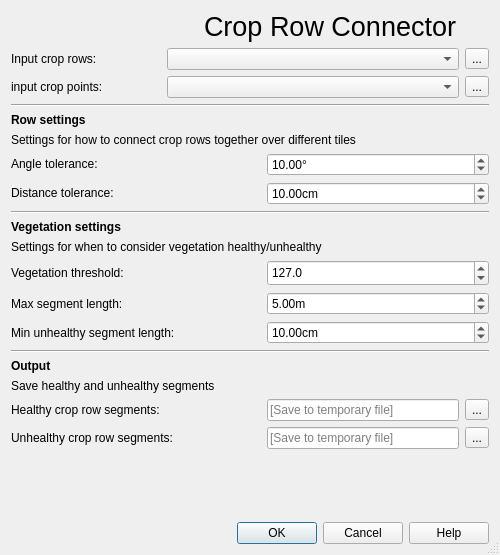
<?xml version="1.0" encoding="UTF-8"?>
<ui version="4.0">
 <class>Dialog</class>
 <widget class="QDialog" name="Dialog">
  <property name="geometry">
   <rect>
    <x>0</x>
    <y>0</y>
    <width>500</width>
    <height>555</height>
   </rect>
  </property>
  <property name="minimumSize">
   <size>
    <width>500</width>
    <height>555</height>
   </size>
  </property>
  <property name="windowTitle">
   <string>SDU Agro Tools - Crop row connector</string>
  </property>
  <property name="sizeGripEnabled">
   <bool>true</bool>
  </property>
  <layout class="QVBoxLayout" name="verticalLayout">
   <item>
    <layout class="QHBoxLayout" name="horizontalLayout">
     <item>
      <widget class="QLabel" name="logo">
       <property name="sizePolicy">
        <sizepolicy hsizetype="Maximum" vsizetype="Maximum">
         <horstretch>0</horstretch>
         <verstretch>0</verstretch>
        </sizepolicy>
       </property>
       <property name="minimumSize">
        <size>
         <width>0</width>
         <height>0</height>
        </size>
       </property>
       <property name="maximumSize">
        <size>
         <width>123</width>
         <height>46</height>
        </size>
       </property>
       <property name="text">
        <string/>
       </property>
       <property name="scaledContents">
        <bool>true</bool>
       </property>
      </widget>
     </item>
     <item>
      <widget class="QLabel" name="heading">
       <property name="sizePolicy">
        <sizepolicy hsizetype="Fixed" vsizetype="Fixed">
         <horstretch>0</horstretch>
         <verstretch>0</verstretch>
        </sizepolicy>
       </property>
       <property name="font">
        <font>
         <pointsize>20</pointsize>
         <bold>false</bold>
        </font>
       </property>
       <property name="text">
        <string>Crop Row Connector</string>
       </property>
      </widget>
     </item>
    </layout>
   </item>
   <item>
    <layout class="QHBoxLayout" name="horizontalLayout_2">
     <item>
      <widget class="QLabel" name="input_rows_label">
       <property name="sizePolicy">
        <sizepolicy hsizetype="Fixed" vsizetype="Fixed">
         <horstretch>0</horstretch>
         <verstretch>0</verstretch>
        </sizepolicy>
       </property>
       <property name="minimumSize">
        <size>
         <width>150</width>
         <height>0</height>
        </size>
       </property>
       <property name="toolTip">
        <string>Input vegetation image in grayscale.</string>
       </property>
       <property name="text">
        <string>Input crop rows:</string>
       </property>
      </widget>
     </item>
     <item>
      <widget class="QgsMapLayerComboBox" name="input_file_rows_map_layer_combo_box"/>
     </item>
     <item>
      <widget class="QToolButton" name="input_file_rows_button">
       <property name="text">
        <string>...</string>
       </property>
      </widget>
     </item>
    </layout>
   </item>
   <item>
    <layout class="QHBoxLayout" name="horizontalLayout_5">
     <item>
      <widget class="QLabel" name="input_points_label">
       <property name="sizePolicy">
        <sizepolicy hsizetype="Fixed" vsizetype="Fixed">
         <horstretch>0</horstretch>
         <verstretch>0</verstretch>
        </sizepolicy>
       </property>
       <property name="minimumSize">
        <size>
         <width>150</width>
         <height>0</height>
        </size>
       </property>
       <property name="toolTip">
        <string>Orthomosaic on which to draw found crop-rows.</string>
       </property>
       <property name="text">
        <string>input crop points:</string>
       </property>
      </widget>
     </item>
     <item>
      <widget class="QgsMapLayerComboBox" name="input_file_points_map_layer_combo_box"/>
     </item>
     <item>
      <widget class="QToolButton" name="input_file_points_button">
       <property name="text">
        <string>...</string>
       </property>
      </widget>
     </item>
    </layout>
   </item>
   <item>
    <widget class="Line" name="input_ref_line">
     <property name="orientation">
      <enum>Qt::Horizontal</enum>
     </property>
    </widget>
   </item>
   <item>
    <widget class="QLabel" name="row_heading">
     <property name="sizePolicy">
      <sizepolicy hsizetype="Preferred" vsizetype="Fixed">
       <horstretch>0</horstretch>
       <verstretch>0</verstretch>
      </sizepolicy>
     </property>
     <property name="font">
      <font>
       <bold>true</bold>
      </font>
     </property>
     <property name="text">
      <string>Row settings</string>
     </property>
    </widget>
   </item>
   <item>
    <widget class="QLabel" name="row_description">
     <property name="sizePolicy">
      <sizepolicy hsizetype="Preferred" vsizetype="Fixed">
       <horstretch>0</horstretch>
       <verstretch>0</verstretch>
      </sizepolicy>
     </property>
     <property name="font">
      <font>
       <bold>false</bold>
      </font>
     </property>
     <property name="text">
      <string>Settings for how to connect crop rows together over different tiles</string>
     </property>
     <property name="wordWrap">
      <bool>false</bool>
     </property>
    </widget>
   </item>
   <item>
    <layout class="QHBoxLayout" name="horizontalLayout_6">
     <item>
      <widget class="QLabel" name="angle_label">
       <property name="sizePolicy">
        <sizepolicy hsizetype="Fixed" vsizetype="Fixed">
         <horstretch>0</horstretch>
         <verstretch>0</verstretch>
        </sizepolicy>
       </property>
       <property name="minimumSize">
        <size>
         <width>250</width>
         <height>0</height>
        </size>
       </property>
       <property name="font">
        <font>
         <bold>false</bold>
        </font>
       </property>
       <property name="toolTip">
        <string>Minimum angle in which crop rows are expected. 0 is North, 90 is East, 180 is South and 270 is West.</string>
       </property>
       <property name="text">
        <string>Angle tolerance: </string>
       </property>
      </widget>
     </item>
     <item>
      <widget class="QDoubleSpinBox" name="angle_spin_box">
       <property name="enabled">
        <bool>true</bool>
       </property>
       <property name="prefix">
        <string/>
       </property>
       <property name="suffix">
        <string>°</string>
       </property>
       <property name="maximum">
        <double>45.000000000000000</double>
       </property>
       <property name="value">
        <double>10.000000000000000</double>
       </property>
      </widget>
     </item>
    </layout>
   </item>
   <item>
    <layout class="QHBoxLayout" name="horizontalLayout_7">
     <item>
      <widget class="QLabel" name="distance_label">
       <property name="sizePolicy">
        <sizepolicy hsizetype="Fixed" vsizetype="Fixed">
         <horstretch>0</horstretch>
         <verstretch>0</verstretch>
        </sizepolicy>
       </property>
       <property name="minimumSize">
        <size>
         <width>250</width>
         <height>0</height>
        </size>
       </property>
       <property name="font">
        <font>
         <bold>false</bold>
        </font>
       </property>
       <property name="toolTip">
        <string>How many sections to devide each degree into.</string>
       </property>
       <property name="text">
        <string>Distance tolerance: </string>
       </property>
      </widget>
     </item>
     <item>
      <widget class="QDoubleSpinBox" name="distance_spin_box">
       <property name="enabled">
        <bool>true</bool>
       </property>
       <property name="sizePolicy">
        <sizepolicy hsizetype="Minimum" vsizetype="Fixed">
         <horstretch>0</horstretch>
         <verstretch>0</verstretch>
        </sizepolicy>
       </property>
       <property name="suffix">
        <string>cm</string>
       </property>
       <property name="maximum">
        <double>1000.000000000000000</double>
       </property>
       <property name="value">
        <double>10.000000000000000</double>
       </property>
      </widget>
     </item>
    </layout>
   </item>
   <item>
    <widget class="Line" name="row_line">
     <property name="orientation">
      <enum>Qt::Horizontal</enum>
     </property>
    </widget>
   </item>
   <item>
    <widget class="QLabel" name="vegetation_settings">
     <property name="font">
      <font>
       <bold>true</bold>
      </font>
     </property>
     <property name="text">
      <string>Vegetation settings</string>
     </property>
    </widget>
   </item>
   <item>
    <widget class="QLabel" name="vegetation_description">
     <property name="text">
      <string>Settings for when to consider vegetation healthy/unhealthy</string>
     </property>
    </widget>
   </item>
   <item>
    <layout class="QHBoxLayout" name="horizontalLayout_8">
     <item>
      <widget class="QLabel" name="vegetation_threshold">
       <property name="sizePolicy">
        <sizepolicy hsizetype="Minimum" vsizetype="Fixed">
         <horstretch>0</horstretch>
         <verstretch>0</verstretch>
        </sizepolicy>
       </property>
       <property name="minimumSize">
        <size>
         <width>250</width>
         <height>0</height>
        </size>
       </property>
       <property name="font">
        <font>
         <bold>false</bold>
        </font>
       </property>
       <property name="toolTip">
        <string>Distance between crop rows in centimeters.</string>
       </property>
       <property name="text">
        <string>Vegetation threshold:</string>
       </property>
      </widget>
     </item>
     <item>
      <widget class="QgsDoubleSpinBox" name="vegetation_spin_box">
       <property name="sizePolicy">
        <sizepolicy hsizetype="Expanding" vsizetype="Fixed">
         <horstretch>0</horstretch>
         <verstretch>0</verstretch>
        </sizepolicy>
       </property>
       <property name="minimumSize">
        <size>
         <width>60</width>
         <height>26</height>
        </size>
       </property>
       <property name="frame">
        <bool>true</bool>
       </property>
       <property name="buttonSymbols">
        <enum>QAbstractSpinBox::UpDownArrows</enum>
       </property>
       <property name="specialValueText">
        <string/>
       </property>
       <property name="showGroupSeparator" stdset="0">
        <bool>false</bool>
       </property>
       <property name="prefix">
        <string/>
       </property>
       <property name="suffix">
        <string/>
       </property>
       <property name="decimals">
        <number>1</number>
       </property>
       <property name="maximum">
        <double>255.000000000000000</double>
       </property>
       <property name="value">
        <double>127.000000000000000</double>
       </property>
       <property name="showClearButton" stdset="0">
        <bool>false</bool>
       </property>
       <property name="clearValue" stdset="0">
        <bool>false</bool>
       </property>
      </widget>
     </item>
    </layout>
   </item>
   <item>
    <layout class="QHBoxLayout" name="horizontalLayout_3">
     <item>
      <widget class="QLabel" name="max_segment_length_label">
       <property name="minimumSize">
        <size>
         <width>250</width>
         <height>0</height>
        </size>
       </property>
       <property name="text">
        <string>Max segment length:</string>
       </property>
      </widget>
     </item>
     <item>
      <widget class="QDoubleSpinBox" name="max_segment_length_spin_box">
       <property name="sizePolicy">
        <sizepolicy hsizetype="Expanding" vsizetype="Fixed">
         <horstretch>0</horstretch>
         <verstretch>0</verstretch>
        </sizepolicy>
       </property>
       <property name="suffix">
        <string>m</string>
       </property>
       <property name="maximum">
        <double>1000.000000000000000</double>
       </property>
       <property name="value">
        <double>5.000000000000000</double>
       </property>
      </widget>
     </item>
    </layout>
   </item>
   <item>
    <layout class="QHBoxLayout" name="horizontalLayout_4">
     <item>
      <widget class="QLabel" name="min_unhealthy_segment_length_label">
       <property name="minimumSize">
        <size>
         <width>250</width>
         <height>0</height>
        </size>
       </property>
       <property name="text">
        <string>Min unhealthy segment length:</string>
       </property>
      </widget>
     </item>
     <item>
      <widget class="QDoubleSpinBox" name="min_unhealthy_segment_length_spin_box">
       <property name="sizePolicy">
        <sizepolicy hsizetype="Expanding" vsizetype="Fixed">
         <horstretch>0</horstretch>
         <verstretch>0</verstretch>
        </sizepolicy>
       </property>
       <property name="suffix">
        <string>cm</string>
       </property>
       <property name="maximum">
        <double>1000.000000000000000</double>
       </property>
       <property name="value">
        <double>10.000000000000000</double>
       </property>
      </widget>
     </item>
    </layout>
   </item>
   <item>
    <widget class="Line" name="output_line">
     <property name="orientation">
      <enum>Qt::Horizontal</enum>
     </property>
    </widget>
   </item>
   <item>
    <widget class="QLabel" name="output_heading">
     <property name="sizePolicy">
      <sizepolicy hsizetype="Preferred" vsizetype="Fixed">
       <horstretch>0</horstretch>
       <verstretch>0</verstretch>
      </sizepolicy>
     </property>
     <property name="font">
      <font>
       <bold>true</bold>
      </font>
     </property>
     <property name="text">
      <string>Output</string>
     </property>
    </widget>
   </item>
   <item>
    <widget class="QLabel" name="output_description">
     <property name="text">
      <string>Save healthy and unhealthy segments</string>
     </property>
    </widget>
   </item>
   <item>
    <layout class="QHBoxLayout" name="horizontalLayout_11">
     <item>
      <widget class="QLabel" name="output_healthy_rows_label">
       <property name="minimumSize">
        <size>
         <width>250</width>
         <height>0</height>
        </size>
       </property>
       <property name="text">
        <string>Healthy crop row segments: </string>
       </property>
      </widget>
     </item>
     <item>
      <widget class="QLineEdit" name="output_healthy_rows_line_edit">
       <property name="placeholderText">
        <string>[Save to temporary file]</string>
       </property>
       <property name="clearButtonEnabled">
        <bool>true</bool>
       </property>
      </widget>
     </item>
     <item>
      <widget class="QToolButton" name="output_healthy_rows_button">
       <property name="text">
        <string>...</string>
       </property>
      </widget>
     </item>
    </layout>
   </item>
   <item>
    <layout class="QHBoxLayout" name="horizontalLayout_12">
     <item>
      <widget class="QLabel" name="output_unhealthy_rows_label">
       <property name="minimumSize">
        <size>
         <width>250</width>
         <height>0</height>
        </size>
       </property>
       <property name="text">
        <string>Unhealthy crop row segments:</string>
       </property>
      </widget>
     </item>
     <item>
      <widget class="QLineEdit" name="output_unhealthy_rows_line_edit">
       <property name="placeholderText">
        <string>[Save to temporary file]</string>
       </property>
       <property name="clearButtonEnabled">
        <bool>true</bool>
       </property>
      </widget>
     </item>
     <item>
      <widget class="QToolButton" name="output_unhealthy_rows_button">
       <property name="text">
        <string>...</string>
       </property>
      </widget>
     </item>
    </layout>
   </item>
   <item>
    <spacer name="verticalSpacer">
     <property name="orientation">
      <enum>Qt::Vertical</enum>
     </property>
     <property name="sizeHint" stdset="0">
      <size>
       <width>20</width>
       <height>40</height>
      </size>
     </property>
    </spacer>
   </item>
   <item>
    <widget class="QDialogButtonBox" name="dialog_button_box">
     <property name="standardButtons">
      <set>QDialogButtonBox::Cancel|QDialogButtonBox::Help|QDialogButtonBox::Ok</set>
     </property>
     <property name="centerButtons">
      <bool>false</bool>
     </property>
    </widget>
   </item>
  </layout>
 </widget>
 <customwidgets>
  <customwidget>
   <class>QgsDoubleSpinBox</class>
   <extends>QDoubleSpinBox</extends>
   <header>qgsdoublespinbox.h</header>
  </customwidget>
  <customwidget>
   <class>QgsMapLayerComboBox</class>
   <extends>QComboBox</extends>
   <header>qgsmaplayercombobox.h</header>
  </customwidget>
 </customwidgets>
 <resources/>
 <connections/>
</ui>
